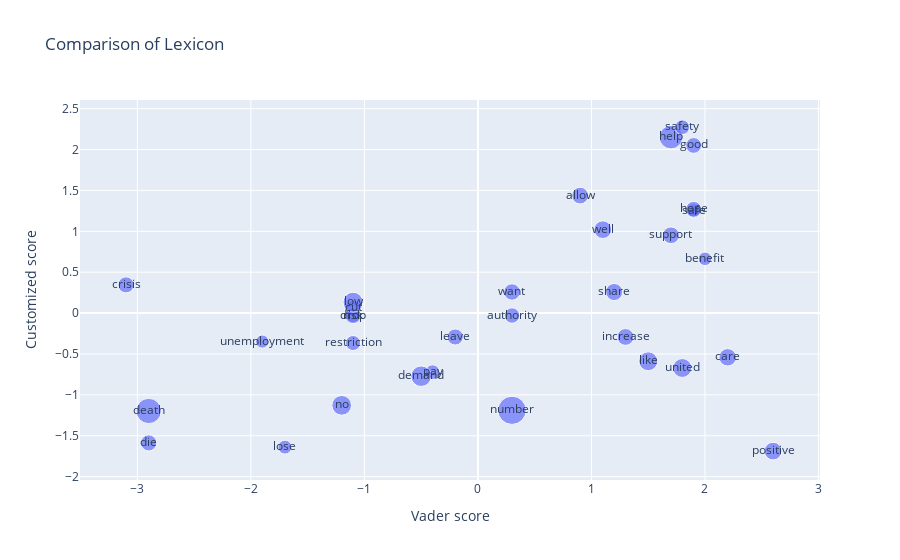

Notebook source saved alongside this figure:
### Code cell
px.scatter(s_com_filter, x='vader', y='sent', text='index', size='freq',
           labels={'vader': 'Vader score', 'sent': 'Customized score'}, 
           title='Comparison of Lexicon')

### Figure 1 — Plotly figure (JSON) as saved in the notebook; plotly's stock layout.template omitted (floating-point values rounded to 4 significant figures)
{"data": [{"hovertemplate": "Vader score=%{x}<br>Customized score=%{y}<br>freq=%{marker.size}<br>index=%{text}<extra></extra>", "legendgroup": "", "marker": {"color": "#636efa", "size": [25, 23, 27, 74, 16, 26, 28, 17, 24, 18, 19, 23, 20, 24, 26, 51, 33, 18, 24, 26, 24, 21, 36, 29, 26, 59, 37, 22, 33, 29, 20, 39], "sizemode": "area", "sizeref": 0.185, "symbol": "circle"}, "mode": "markers+text", "name": "", "orientation": "v", "showlegend": false, "text": ["want", "good", "share", "number", "unemployment", "support", "care", "benefit", "die", "drop", "safe", "hope", "pay", "crisis", "increase", "help", "united", "lose", "leave", "cut", "risk", "restriction", "no", "positive", "allow", "death", "low", "authority", "like", "well", "safety", "demand"], "type": "scatter", "x": [0.3, 1.9, 1.2, 0.3, -1.9, 1.7, 2.2, 2, -2.9, -1.1, 1.9, 1.9, -0.4, -3.1, 1.3, 1.7, 1.8, -1.7, -0.2, -1.1, -1.1, -1.1, -1.2, 2.6, 0.9, -2.9, -1.1, 0.3, 1.5, 1.1, 1.8, -0.5], "xaxis": "x", "y": [0.2581, 2.05, 0.2581, -1.189, -0.348, 0.9513, -0.5404, 0.6636, -1.588, -0.02957, 1.251, 1.27, -0.7227, 0.3451, -0.2919, 2.152, -0.6714, -1.639, -0.2919, 0.05744, -0.02957, -0.366, -1.128, -1.688, 1.437, -1.197, 0.1329, -0.02957, -0.5892, 1.02, 2.273, -0.7715], "yaxis": "y"}], "layout": {"legend": {"itemsizing": "constant", "tracegroupgap": 0}, "title": {"text": "Comparison of Lexicon"}, "xaxis": {"anchor": "y", "domain": [0, 1], "title": {"text": "Vader score"}}, "yaxis": {"anchor": "x", "domain": [0, 1], "title": {"text": "Customized score"}}}}
